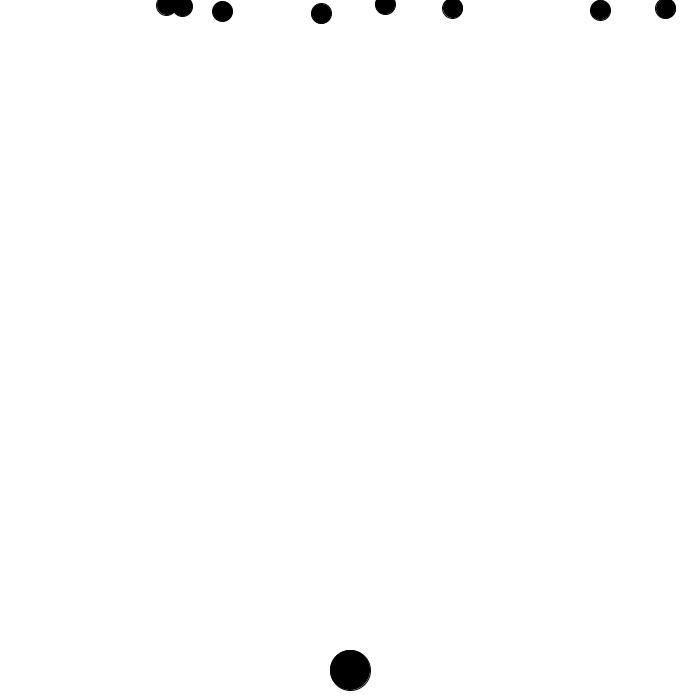
Frame 1 (no input)
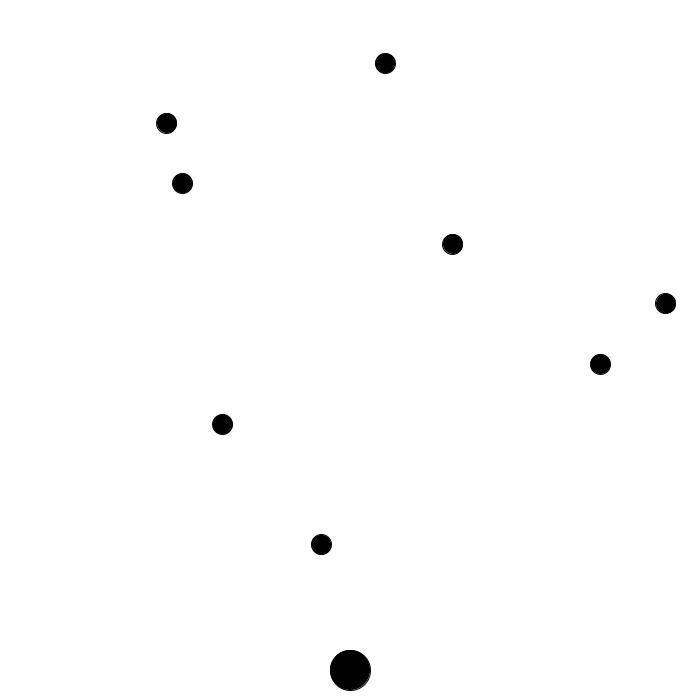
Frame 60 (the mouse pressed at the canvas centre just before this capture)
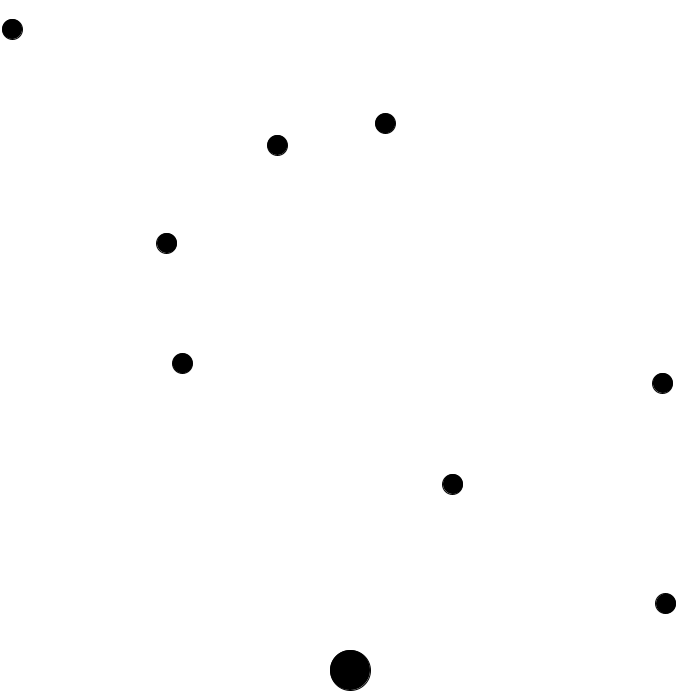
Frame 120 (the mouse held since frame 60 and released just before this capture)

The Processing sketch that drew these frames (run headless with seeded random() and noise(); from frame 60 on, the mouse is pressed at the canvas centre):

// Processing sketch: processing_117534
// ── processing_117534.pde

float bombe1 = random(1, 700);
float bombe2 = random(1, 700);
float bombe3 = random(1, 700);
float bombe4 = random(1, 700);
float bombe5 = random(1, 700);
float bombe6 = random(1, 700);
float bombe7 = random(1, 700);
float bombe8 = random(1, 700);
float fart1 = random(3, 6);
float fart2 = random(3, 6);
float fart3 = random(3, 6);
float fart4 = random(3, 6);
float fart5 = random(3, 6);
float fart6 = random(3, 6);
float fart7 = random(3, 6);
float fart8 = random(3, 6);

//Rumskib
int ruksbX = 350;
int ruksbX2 = 40;
int ruksbY = 670;
int ruksbY2 = 40;

float afstand = sqrt((ruksbX-bombe1)*(ruksbX-bombe1)+(ruksbY-fart1)*(ruksbY-fart1));
float afstand2 = sqrt((ruksbX-bombe2)*(ruksbX-bombe2)+(ruksbY-fart2)*(ruksbY-fart2));
float afstand3 = sqrt((ruksbX-bombe3)*(ruksbX-bombe3)+(ruksbY-fart3)*(ruksbY-fart3));
float afstand4 = sqrt((ruksbX-bombe4)*(ruksbX-bombe4)+(ruksbY-fart4)*(ruksbY-fart4));
float afstand5 = sqrt((ruksbX-bombe5)*(ruksbX-bombe5)+(ruksbY-fart5)*(ruksbY-fart5));
float afstand6 = sqrt((ruksbX-bombe6)*(ruksbX-bombe6)+(ruksbY-fart6)*(ruksbY-fart6));
float afstand7 = sqrt((ruksbX-bombe7)*(ruksbX-bombe7)+(ruksbY-fart7)*(ruksbY-fart7));
float afstand8 = sqrt((ruksbX-bombe8)*(ruksbX-bombe8)+(ruksbY-fart8)*(ruksbY-fart8));

void setup()
{
  size(700, 700);
}

void draw()
{
  background(255, 255, 255);
  fart1 = fart1+4;
  fart2 = fart2+3;
  fart3 = fart3+5;
  fart4 = fart4+2;
  fart5 = fart5+6;
  fart6 = fart6+7;
  fart7 = fart7+9;
  fart8 = fart8+1;

  //sorte bomber der falder  
  fill(0, 0, 0);  
  ellipse(bombe1, fart1, 20, 20);
  ellipse(bombe2, fart2, 20, 20);
  ellipse(bombe3, fart3, 20, 20);
  ellipse(bombe4, fart4, 20, 20);
  ellipse(bombe5, fart5, 20, 20);
  ellipse(bombe6, fart6, 20, 20);
  ellipse(bombe7, fart7, 20, 20);
  ellipse(bombe8, fart8, 20, 20);

  if (fart1 >= 700)
  {
    fart1 = 1;
    bombe1 = random(1, 700);
  }
  if (fart2 >= 700)
  {
    fart2 = 5;
    bombe2 = random(1, 700);
  }
  if (fart3 >= 700)
  {
    fart3= 5;
    bombe3 = random(1, 700);
  }
  if (fart4 >= 700)
  {
    fart4 = 5;
    bombe4 = random(1, 700);
  }
  if (fart5 >= 700)
  {
    fart5 = 5;
    bombe5 = random(1, 700);
  }
  if (fart6 >= 700)
  {
    fart6 = 5;
    bombe6 = random(1, 700);
  }
  if (fart7 >= 700)
  {
    fart7 = 5;
    bombe7 = random(1, 700);
  }
  if (fart8 >= 700)
  {
    fart8 = 5;
    bombe8 = random(1, 700);
  }


  //Rumskib der bevæger sig af X aksen

  ellipse(ruksbX, ruksbY, ruksbX2, ruksbY2);
  if (keyPressed)
  {
    if (key == 'a' || key == 'A')
    {
      ruksbX = ruksbX-5;
      ellipse(ruksbX, ruksbY, ruksbX2, ruksbY2);
    }
    if (key == 'd' || key == 'D')
    {
      ruksbX = ruksbX+5;
      ellipse(ruksbX, ruksbY, ruksbX2, ruksbY2);
    }
  }
  //If konsekvens af hvis en bombe rammer skib



  afstand = sqrt((ruksbX-bombe1)*(ruksbX-bombe1)+(ruksbY-fart1)*(ruksbY-fart1));
  if (afstand < 20)
  {
    exit();
  }
  afstand8 = sqrt((ruksbX-bombe8)*(ruksbX-bombe8)+(ruksbY-fart8)*(ruksbY-fart8));
  if (afstand8 < 20)
  {
   exit();
  }
  afstand2 = sqrt((ruksbX-bombe2)*(ruksbX-bombe2)+(ruksbY-fart2)*(ruksbY-fart2));
  if (afstand2 < 20)
  {
    exit();
  }
  afstand3 = sqrt((ruksbX-bombe3)*(ruksbX-bombe3)+(ruksbY-fart3)*(ruksbY-fart3));
  if (afstand3 < 20)
  {
    exit();
  }
  afstand4 = sqrt((ruksbX-bombe4)*(ruksbX-bombe4)+(ruksbY-fart4)*(ruksbY-fart4));
  if (afstand4 < 20)
  {
    exit();
  }
  afstand5 = sqrt((ruksbX-bombe5)*(ruksbX-bombe5)+(ruksbY-fart5)*(ruksbY-fart5));
  if (afstand5 < 20)
  {
    exit();
  }
  afstand6 = sqrt((ruksbX-bombe6)*(ruksbX-bombe6)+(ruksbY-fart6)*(ruksbY-fart6));
  if (afstand6 < 20)
  {
    exit();
  }
  afstand7 = sqrt((ruksbX-bombe7)*(ruksbX-bombe7)+(ruksbY-fart7)*(ruksbY-fart7));
  if (afstand7 < 20)
  {
    exit();
  }
}
